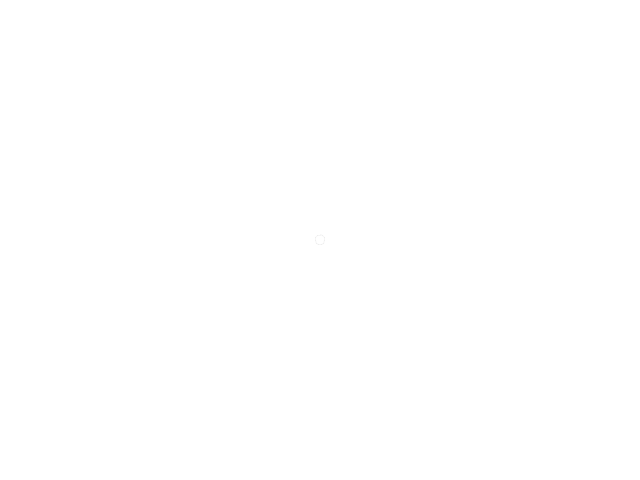
Frame 1 (no input)
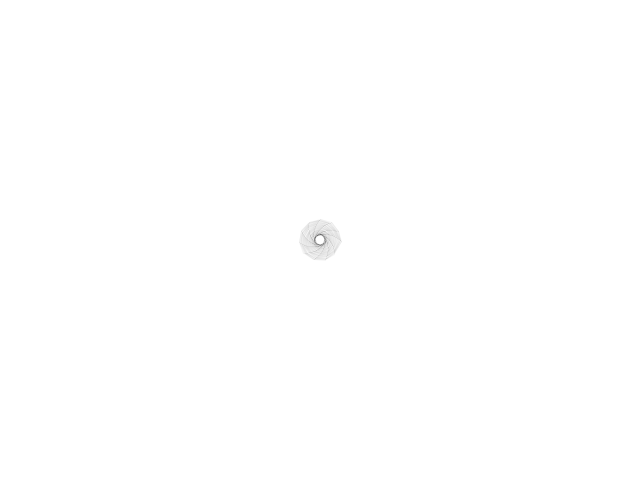
Frame 60 (the mouse pressed at the canvas centre just before this capture)
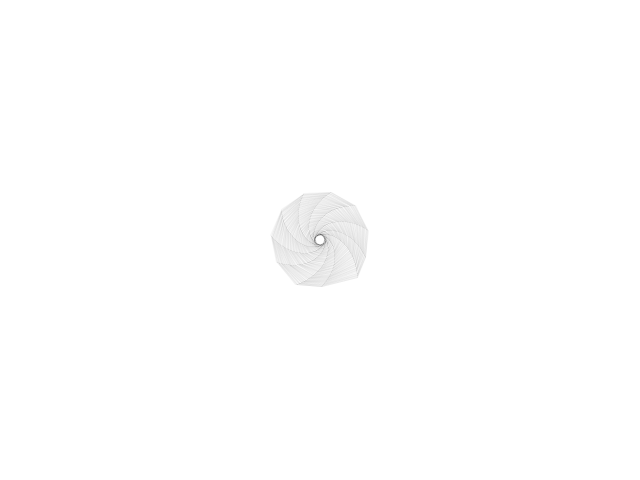
Frame 120 (the mouse held since frame 60 and released just before this capture)

The Processing sketch that drew these frames (run headless with seeded random() and noise(); from frame 60 on, the mouse is pressed at the canvas centre):

// Processing sketch: springGenerative
// ── springGenerative.pde
int numMovers = 11;

Mover[] points = new Mover[numMovers];
Spring[] springs = new Spring[numMovers];

void setup() {
  size(640, 480);
  float angle = -HALF_PI;
  float inc = TWO_PI/numMovers;
  float radius = 5;
  float len = 100;
  for (int i = 0; i< numMovers; i++) {
    float x = width/2+cos(angle)*radius;
    float y = height/2+sin(angle)*radius;
    points[i] = new Mover(24, x, y);
    springs[i] = new Spring(points[i].position.x, points[i].position.y, len);
    angle += inc;
  }

  background(255);
}

void draw() {
  //background(255);
  stroke(0,10);

  for (int i=0; i<numMovers; i++) {
    if (i>0) {
      springs[i-1].anchor = points[i-1].position.copy();
      springs[i-1].update(points[i]);
      springs[i-1].display(points[i]);
    } else if (i==0) {
      springs[numMovers-1].anchor = points[numMovers-1].position.copy();
      springs[numMovers-1].update(points[i]);
      springs[numMovers-1].display(points[i]);

    }
    points[i].update();
    //points[i].display();
  }
}
// ── Mover.pde
class Mover {

  PVector position;
  PVector velocity;
  PVector acceleration;
  float mass;

  Mover(float m, float x , float y) {
    mass = m;
    position = new PVector(x,y);
    velocity = new PVector(0,0);
    acceleration = new PVector(0,0);
  }
  
  void applyForce(PVector force) {
    PVector f = PVector.div(force,mass);
    acceleration.add(f);
  }
  
  void update() {
    velocity.add(acceleration);
    position.add(velocity);
    velocity.mult(.98);
    acceleration.mult(0);
  }

  void display() {
    noFill();
    ellipse(position.x,position.y,3,3);
  }



}
// ── Spring.pde
class Spring{
  PVector anchor;
  float restingLength;
  float k;
  
  Spring(float x, float y, float len){
    anchor = new PVector(x,y);
    restingLength = len;
    k = .005;
  }
  
  void update(Mover m){
    PVector force = PVector.sub(m.position,anchor);
    float stretch = force.mag()-restingLength;
    
    force.normalize();
    force.mult(k*stretch*-1);
    m.applyForce(force);
    
  }
  
  void display(Mover m){
    line(anchor.x, anchor.y, m.position.x, m.position.y);
  }
}
